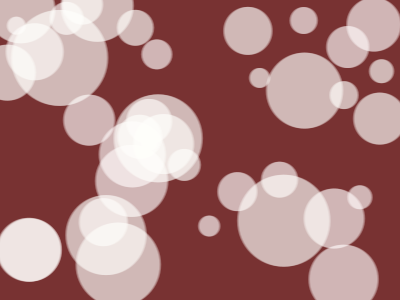
Frame 1 (no input)
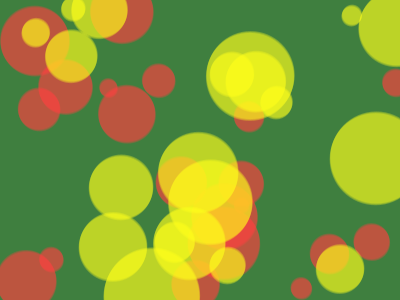
Frame 60 (the mouse pressed at the canvas centre just before this capture)
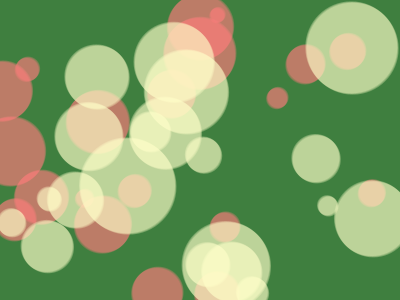
Frame 120 (the mouse held since frame 60 and released just before this capture)

The Processing sketch that drew these frames (run headless with seeded random() and noise(); from frame 60 on, the mouse is pressed at the canvas centre):

// Processing sketch: processing_166733
// ── processing_166733.pde

CircleOne[] circleone = new CircleOne[20];
CircleTwo[] circletwo = new CircleTwo [20];

void setup() {
  size(400, 300);
  smooth();
  for (int i = 0; i < circleone.length; i++) {
    float x = random(width);
    float y = random(height);
    int r = (i + 5)*4;
    circleone[i] = new CircleOne(x, y, r);
  }
  for (int j = 0; j < circletwo.length; j++) {
    float x1 = random(width);
    float y1 = random(height);
    int s = (j + 5)*3;
    circletwo[j] = new CircleTwo (x1,y1,s);
  }
}
void draw() {
  
  background(120,50,50);
 
  for (int j = 0; j <  circletwo.length;j++){
     circletwo[j].display();
    circletwo[j].move();
    circletwo[j].display();
    circletwo[j].move();
    circletwo[j].display();
  }
   for (int i = 0; i < circleone.length; i++) {
    circleone[i].display();
    circleone[i].move();
    circleone[i].display();
    circleone[i].move();
    circleone[i].display();
  }
}
class CircleTwo {
  float x;
  float y;
  int diameter;
  float teta;
  float beta;
  float amp = 2;
  float sat; 
  float satAdd = 0.7;


CircleTwo(float tempX, float tempY, int tempDiameter) {
    x = tempX;
    y = tempY;
    diameter = tempDiameter;
   
  }
  void move() {
      x = x+  cos(teta);
    y = y+sin(teta);
     teta = teta + 0.01;
    
   
    if (x>width) {
      x = 0;
    } else if (x<0) {
      x = width;
    }
    if (y<0) {
      y = height;
    } else if (y>height) {
      y = 0;
    }
  }
  void display() {
    colorMode(HSB,360,100,100,1.0);
    sat = sat +satAdd;
    
    noStroke();
    fill(360, sat, 100,0.3);
    ellipse(x, y, diameter, diameter);
    if (sat >100)satAdd = -satAdd;
    if (sat<0) satAdd = -satAdd;
  
 

  
  }
}
class CircleOne {
  float x;
  float y;
  int diameter;
  float teta;
  float beta;
  float amp = 2;
  float sat; 
  float satAdd = 0.5;


  CircleOne(float tempX, float tempY, int tempDiameter) {
    x = tempX;
    y = tempY;
    diameter = tempDiameter;
  }
  void move() {
    x = x+  cos(teta);
    y = y+sin(teta);
    teta = teta - 0.01;


    if (x>width) {
      x = 0;
    } else if (x<0) {
      x = width;
    }
    if (y<0) {
      y = height;
    } else if (y>height) {
      y = 0;
    }
  }
  void display() {
    colorMode(HSB, 360, 100, 100, 1.0);
    sat = sat +satAdd;

    noStroke();
    fill(60, sat, 100, 0.3);
    ellipse(x, y, diameter, diameter);
    if (sat >100)satAdd = -satAdd;
    if (sat<0) satAdd = -satAdd;
  }
}
